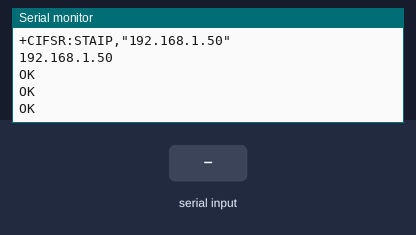
A sketch run on a simulated Arduino Mega 2560, built with avr-gcc and run on an emulated ATmega2560. Shown: the last lines printed to the serial monitor. The inputs (shaded band) are chosen by the test bench. The modem accepts every AT command (registered, SIM ready, sends succeed) and sends nothing else.

Above: at 15.6 s.
15.7 s: "1" received over the second serial link
At 16.9 s:
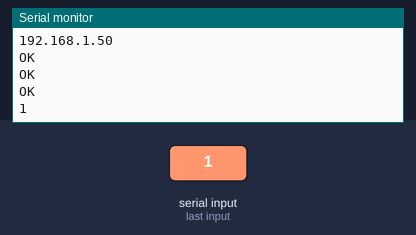
17.2 s: "0" received over the second serial link
At 18.1 s:
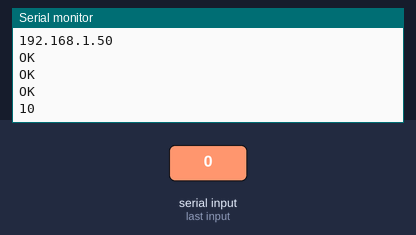

The sketch:

test_8266.ino
```cpp
#define DEBUG true

const  char *  ssid  =  "ChienNan";
const  char *  password  =  "1234567890";

String sendData(String command, const int timeout, boolean debug){
    String response = "";
    Serial1.print(command); // send the read character to the esp8266
    long int time = millis();
    while( (time+timeout) > millis()){
      while(Serial1.available()){
        // The esp has data so display its output to the serial window
        char c = Serial1.read(); // read the next character.
        response+=c;
      }
    }
    if(DEBUG)    {
        Serial.print(response);
    }
    return response;
}

void setup()
{
  Serial.begin(115200);
  while(!Serial);
  Serial1.begin(115200);
  sendData("AT+RST\r\n",2000,DEBUG);
  sendData("AT+CWMODE=3\r\n",2000,DEBUG);
  String commend = "AT+CWJAP=\"";
  commend += ssid;  //"AP-SSID";
  commend += "\",\"";
  commend += password; //"Password";
  commend += "\"\r\n";
  if (sendData(commend,5000,DEBUG)){
    Serial.print("Join AP success\r\n");
    Serial.print("IP:");
    sendData("AT+CIFSR\r\n",5000,DEBUG);
    sendData("AT+CIPSERVER=0\r\n",200,DEBUG);
    sendData("AT+CIPMUX=0\r\n",200,DEBUG);
  }
}

void loop()
{
  if(Serial1.available()){
    Serial.write(Serial1.read());
  }
  if(Serial.available()){
    Serial1.write(Serial.read());
  }
} 
```

Measured:
- after the input at 15.7 s, the serial monitor: prints a new line at once (image 1)
- after the input at 17.2 s, the serial monitor: prints a new line at once (image 2)
